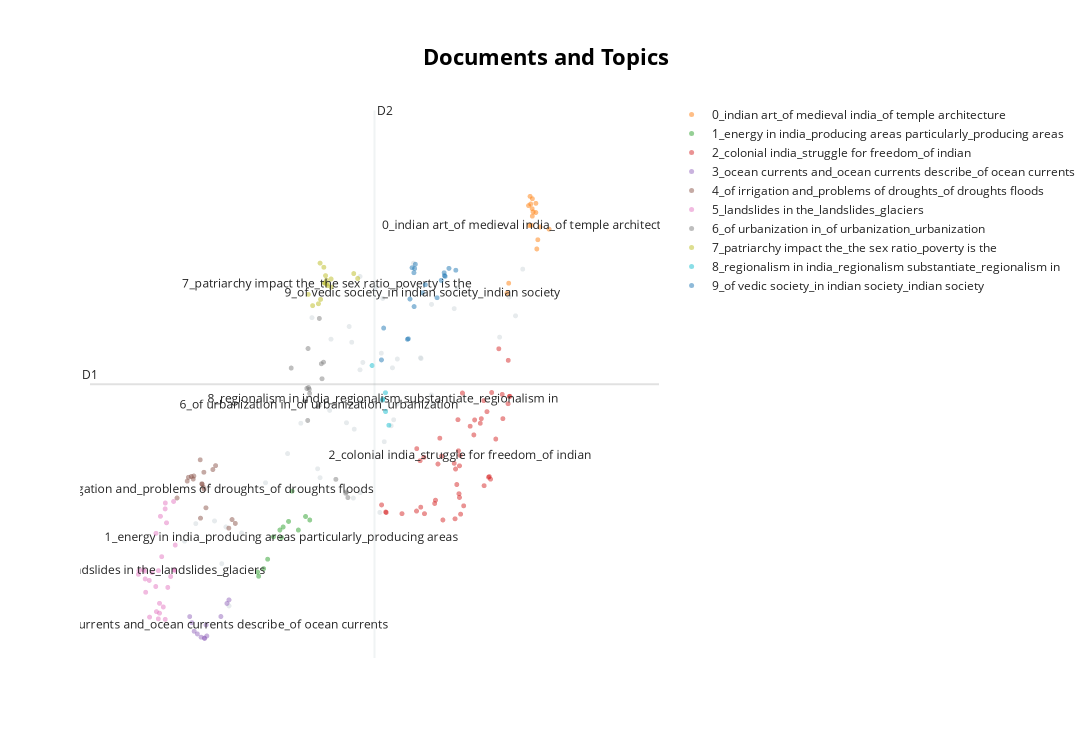

The notebook cell saved with this chart:
### Code cell
model.visualize_documents(questions)

### Figure 1 — Plotly figure (JSON) as saved in the notebook; plotly's stock layout.template omitted (floating-point values rounded to 4 significant figures)
{"data": [{"hoverinfo": "text", "hovertext": ["Discuss the positive and negative effects of globalization on women in India?", "Mention the advantages of the cultivation of pulses because of which the year 2016 was declared as the International Year of Pulses by United Nations.", "From being net food importer in 1960s, India has emerged as a net food exporter to the world. Provide reasons.", "‘Communalism arises either due to power struggle or relative deprivation.’ Argue by giving suitable illustrations.", "Why did human development fail to keep pace with economic development in India?", "COVID-19 pandemic accelerated class inequalities and poverty in India. Comment.", "What are the two major legal initiatives by the State since Independence addressing discrimination against Scheduled Tribes(STs)?", "What is Cryptocurrency? How does it affect global society? Has it been affecting Indian society also?", "Given the diversities among the tribal communities in India, in which specific contexts should they be considered as a single category?", "Krishnadeva Raya, the King of Vijayanagar, was not only an accomplished scholar himself but was also a great patron of learning and literature. Discuss.", "South China Sea has assumed great geopolitical significance in the present context. Comment.", "Growing feeling of regionalism is an important factor in generation of demand for a separate state. Discuss.", "What is the significance of Industrial Corridors in India? Identifying industrial corridors, explain their main characteristics.", "In the context of the diversity of India, can it be said that the regions form cultural units rather than the States? Give reasons with examples for your view point.", "What were the major technological changes introduced during the Sultanate period? How did those technological changes influence the Indian society?", "Evaluate the nature of the Bhakti Literature and its contribution to Indian culture.", "Examine the status of forest resources of India and its resultant impact on climate change.", "Why is India considered as a sub-continent? Elaborate your answer.", "Discuss the consequences of climate change on the food security in tropical countries.", "Distinguish between religiousness/religiosity and communalism giving one example of how the former has got transformed into the latter in independent India.", "Discuss the impact of post-liberal economy on ethnic identity and communalism.", "Child cuddling is now being replaced by mobile phones. Discuss its impact on the socialization of children.", "Discuss the natural resource potentials of ‘Deccan trap’.", "How will the melting of Himalayan glaciers have a far- reaching impact on the water resources of India?", "How can the mountain ecosystem be restored from the negative impact of development initiatives and tourism?", "Trace the rise and growth of socio-religious reform movements with special reference to Young Bengal and Brahmo Samaj.", "Debate the issue whether and how contemporary movements for assertion of Dalit identity work towards annihilation of caste.", "Globalisation is generally said to promote cultural homogenisation but due to this cultural specificities appear to be strengthened in the Indian society.’ Elucidate.", "Why did the Green Revolution in India virtually by-pass the eastern region despite fertile soil and good availability of water?", "Why is India taking keen interest in the Arctic region?", "Discuss whether formation of new states in recent times is beneficial or not for the economy of India.", "Defining blue revolution, explain the problems and strategies for pisciculture development in India.", "Examine the uniqueness of tribal knowledge system when compared with mainstream knowledge and cultural systems.", "Write a critical note on the evolution and significance of the slogan, ‘Jai Jawan, Jai Kisan’.", "Examine the role of ‘Gig Economy’ in the process of empowerment of women in India.", "Assess the main administrative issues and socio-cultural problems in the integration process of Indian Princely States.", "Explain the role of geographical factors towards the development of Ancient India.", "‘Latecomer’ Industrial Revolution in Japan involved certain factors that were markedly different from what West had experienced.” Analyze.", "Taxila university was one of the oldest universities of the world with which were associated a number of renowned learned personalities of different disciplines. Its strategic location caused its fame to flourish, but unlike Nalanda, it is not considered as a university in the modern sense. Discuss.", "The ancient civilization in Indian sub continent differed from those of Egypt , Mesopotamia and Greece in that its culture and traditions have been preserved without breakdown to the present day. Comment", "Why are the tribals in India referred to as 'the Scheduled Tribes? Indicate the major provisions in the Constitution of India for their upliftment.", "Elucidate the relationship between globalization and new technology in a world of scarce resources, with special reference to India.", "To what extent has the urban planning and culture of the Indus Valley Civilization provided inputs to the present day urbanization?\nDiscuss.", "Critically examine the effect of globalization on the aged population in India.", "Discuss the changes in the trends of labour migration within and outside India in the last four decades.", "The Bhakti movement received a remarkable re-orientation with the advent of Sri Chaitanya Mahaprabhu. Discuss.", null], "marker": {"color": "#CFD8DC", "opacity": 0.5, "size": 5}, "mode": "markers+text", "name": "other", "showlegend": false, "type": "scattergl", "x": [10.66, 10.75, 10.88, 11.19, 9.698, 9.92, 12.34, 10.72, 12.1, 13.99, 8.261, 11.55, 10.08, 11.62, 10.77, 13.86, 8.2, 11.53, 7.372, 12.31, 11.34, 10.88, 8.513, 7.597, 7.972, 12.83, 11.95, 11.31, 9.433, 8.117, 11.37, 8.992, 12.09, 12.76, 10.3, 11.5, 10.61, 11.28, 14.14, 11.63, 12.31, 10.03, 10.27, 10.94, 10.88, 13.67, 10.88], "y": [5.163, 3.16, 3.224, 5.619, 4.034, 5.266, 4.257, 4.979, 4.789, 5.287, 1.902, 4.074, 3.399, 4.256, 3.965, 5.508, 2.823, 4.681, 2.657, 5.421, 5.491, 5.747, 2.752, 2.862, 2.893, 5.614, 5.902, 4.851, 3.68, 2.395, 3.818, 3.339, 4.798, 5.372, 5.015, 4.004, 4.039, 2.993, 5.833, 4.783, 4.366, 3.502, 4.184, 4.743, 4.657, 5.039, 4.286]}, {"hoverinfo": "text", "hovertext": ["Discuss the significance of the lion and bull figures in Indian mythology, art and architecture.", "Assess the importance of the accounts of the Chinese and Arab travellers in the reconstruction of the history of India.", "Chola architecture represents a high watermark in the evolution of temple architecture. Discuss", "How do you justify the view that the level of excellence of the Gupta numismatic art is not at all noticeable in later times?", "Early Buddhist Stupa-art, while depicting folk motifs and narratives successfully expounds Buddhist ideals. Elucidate.", "Mesolithic rock cut architecture of India not only reflects the cultural life of the times but also a fine aesthetic sense comparable to modern painting. Critically evaluate this comment.", "Persian literary sources of medieval India reflect the spirit of the age. Comment.", "Safeguarding the Indian art heritage is the need of the moment.", "Indian Philosophy and tradition played a significant role in conceiving and shaping the monuments and their art in India. Discuss.", "Pala period is the most significant phase in the history of Buddhism in India. Enumerate.", "The rock-cut architecture represents one of the most important sources of our knowledge of early Indian art and history. Discuss.", "Gandhara sculpture owed as much to the Romans as to the Greeks. Explain.", "Highlight the Central Asian and Greco Bactrian elements in the Gandhara art.", "Discuss the ‘Tandava’ dance as recorded in early Indian inscriptions.", "Discuss the main contributions of Gupta period and Chola period to Indian heritage and culture\n.", "How will you explain the medieval Indian temple sculptures represent the social life of those days?", null], "marker": {"opacity": 0.5, "size": 5}, "mode": "markers+text", "name": "0_indian art_of medieval india_of temple architecture", "text": ["", "", "", "", "", "", "", "", "", "", "", "", "", "", "", "", "0_indian art_of medieval india_of temple architecture"], "textfont": {"size": 12}, "type": "scattergl", "x": [14.33, 13.82, 14.25, 14.48, 14.4, 14.32, 13.85, 14.66, 14.27, 14.44, 14.33, 14.34, 14.4, 14.28, 14.42, 14.29, 14.31], "y": [6.451, 5.551, 6.574, 6.324, 6.6, 6.538, 5.668, 6.3, 6.34, 6.176, 6.654, 6.5, 6.493, 6.682, 6.068, 6.592, 6.344]}, {"hoverinfo": "text", "hovertext": ["With growing scarcity of fossil fuels, the atomic energy is gaining more and more significance in India. Discuss the availability of raw material required for the generation of atomic energy in India and in the world.", "It is said that India has substantial reserves of shale oil and gas, which can feed the needs of the country for quarter century. However, tapping of the resource does not appear to be high on the agenda. Discuss critically the availability and issues involved.", "Discuss the multi-dimensional implications of uneven distribution of mineral oil in the world.", "Examine the potential of wind energy in India and explain the reasons for their limited spatial spread.", "Account for the present location of iron and steel industries away from the source of raw material, by giving examples.", "Despite India being one of the countries of the Gondwanaland, its mining industry contributes much less to its Gross Domestic Product(GDP) in percentage. Discuss.", "Petroleum refineries are not necessarily located nearer to crude oil producing areas, particularly in many of the developing countries. Explain its implications.", "“Inspite of adverse environmental impact, coal mining is still inevitable for development”.\nDiscuss", "India has immense potential of solar energy though there are regional variations in its developments. Elaborate.", "Account for the change in the spatial pattern of the Iron and Steel industry in the world.", "Describing the distribution of rubber producing countries, indicate the major environmental issues faced by them.", "How does India see its place in the economic space of rising natural resources rich Africa?", null], "marker": {"opacity": 0.5, "size": 5}, "mode": "markers+text", "name": "1_energy in india_producing areas particularly_producing areas", "text": ["", "", "", "", "", "", "", "", "", "", "", "", "1_energy in india_producing areas particularly_producing areas"], "textfont": {"size": 12}, "type": "scattergl", "x": [9.649, 9.034, 8.854, 9.876, 9.344, 9.279, 8.954, 9.151, 9.792, 9.452, 8.832, 9.521, 9.312], "y": [2.787, 2.447, 2.248, 2.904, 2.823, 2.787, 2.337, 2.709, 2.945, 2.888, 2.297, 3.241, 2.701]}, {"hoverinfo": "text", "hovertext": ["What were the major political, economic and social developments in the world which motivated the anti-colonial in India?", "“In many ways, Lord Dalhousie was the founder of modern India.” Elaborate.", "Analyze the circumstances that led to the Tashkent Agreement in 1966. Discuss the highlights of the Agreement.", "Assess the role of British imperial power in complicating the process of transfer of power during the 1940s.", "Many voices had strengthened and enriched the nationalist movement during the Gandhian phase. Elaborate.", "The 1857 uprising was the culmination of the recurrent, big and small local rebellions that had occurred in the preceding hundred years of British rule. Elucidate.", "Examine critically the various facets of economic policies of the British in India from mid-eighteenth century till independence.", "Throw light on the significance of the thoughts of Mahatma Gandhi in the present times.", "Bring out the constructive programmes of Mahatma Gandhi during Non-Cooperation Movement and Civil Disobedience Movement.", "“American Revolution was an economic revolt against mercantilism.” Substantiate.", "Clarify how mid-eighteenth century India was beset with the spectre of a fragmented polity.", "Why did the armies of the British East India Company – mostly comprising of Indian soldiers – win consistently against the more numerous and better equipped armies of the Indian rulers? Give reasons.", "Evaluate the policies of Lord Curzon and their long term implications on the national movements.", "What were the events that led to the Suez Crisis in 1956? How did it deal a final blow to Britain’s self-image as a world power?", "What was the difference between Mahatma Gandhi and Rabindranath Tagore in their approach towards education and nationalism?", "In what ways did the navel mutiny prove to be the last nail in the coffin of British colonial aspirations in India?", "It would have been difficult for the Constituent Assembly to complete its historic task of drafting the Constitution for Independent India in just three years, but its experience gained with the Government of India Act, 1935\n.Discuss.", "The New Economic Policy – 1921 of Lenin had influenced the policies adopted by India soon after independence. Evaluate.", "Whereas the British planters had developed tea gardens all along the Shivaliks and Lesser Himalayas from Assam to Himachal Pradesh, in effect they did not succeed beyond the Darjeeling area. Explain.", "Why indentured labour was taken by the British from India to their colonies? have they been able to preserve their cultural identity over there?", "Critically discuss the objectives of Bhoodan and Gramdan movements initiated by AcharyaVinobhaBhave and their success.", null, "Explain how the foundations of the modern world were laid by the American and French Revolutions.", "Why did the ‘Moderates’ failed to carry conviction with the nation about their proclaimed ideology and political goals by the end of the nineteenth century?", "Examine the linkages between the nineteenth century’s ‘Indian Renaissance’ and the emergence of national identity.", "Mahatma Gandhi and Dr. B R Ambedkar, despite having divergent approaches and strategies, had a common goal of amelioration of the downtrodden. Elucidate.", "” There arose a serious challenge to the Democratic State System between the two World Wars.” Evaluate the statement.", "Examine how the decline of traditional artisanal industry in colonial India crippled the rural economy.", "What problems are germane to the decolonization process in the Malay Peninsula?", "How did the colonial rule affect the tribals in India and what was the tribal response to the colonial oppression?", "The third battle of Panipat was fought in 1761. Why were so many empire-shaking battles fought at Panipat?", "“Africa was chopped into states artificially created by accidents of European competition.” Analyze.", "Discuss the role of women in the freedom struggle especially during the Gandhian phase.", "Why did the industrial revolution first occur in England? Discuss the quality of life of the people there during the industrialization. How does it compare with that in India at present times?", "Though not very useful from the point of view of a connected political history of South India, the Sangam literature portrays the social and economic conditions of its time with remarkable vividness. Comment.", "What policy instruments were deployed to contain the Great Economic Depression?", "The anti-colonial struggles in West Africa were led by the new elite of Western-educated Africans.", "Several foreigners made India their homeland and participated in various movements.\nAnalyze their role in the Indian struggle for freedom.", "Defying the barriers of age, gender and religion, the Indian women became the torchbearer during the struggle for freedom in India. Discuss.", "Critically examine the compulsions which prompted India to play a decisive role in the emergence of Bangladesh.", "To what extent did the role of the moderates prepare a base for the wider freedom movement? Comment.", "Why was there a sudden spurt in famines in colonial India since the mid-eighteenth century? Give reasons.", "Explain how the Uprising of 1857 constitutes an important watershed in the evolution of British policies towards colonial India.", "Highlight the differences in the approach of Subhash Chandra Bose and Mahatma Gandhi in the struggle for freedom.", "To what extend can Germany be held responsible for causing the two World Wars? Discuss critically.", "Discuss the contributions of MaulanaAbulKalam Azad to pre- and post-independent India.", "Highlight the importance of the new objectives that got added to the vision of Indian Independence since the twenties of the last century.", "The political and administrative reorganization of states and territories has been a continuous ongoing process since the mid-nineteenth century. Discuss with examples.", "Since the decade of the 1920s, the national movement acquired various ideological strands and thereby expanded its social base. Discuss."], "marker": {"opacity": 0.5, "size": 5}, "mode": "markers+text", "name": "2_colonial india_struggle for freedom_of indian", "text": ["", "", "", "", "", "", "", "", "", "", "", "", "", "", "", "", "", "", "", "", "", "2_colonial india_struggle for freedom_of indian", "", "", "", "", "", "", "", "", "", "", "", "", "", "", "", "", "", "", "", "", "", "", "", "", "", "", ""], "textfont": {"size": 12}, "type": "scattergl", "x": [12.51, 13.85, 12.86, 12.87, 13.6, 12.87, 12.17, 13.72, 13.87, 12.54, 12.84, 12.01, 13.36, 12.82, 13.74, 12.77, 13.31, 12.39, 11.72, 12.85, 13.66, 12.88, 12.78, 13.47, 13.17, 13.88, 12.95, 11.31, 12.16, 12.48, 12.1, 12.08, 13.51, 11.39, 12.93, 12.37, 12.44, 13.16, 13.36, 13.08, 13.49, 11.41, 12.79, 13.84, 12.89, 13.42, 13.29, 12.02, 13.45], "y": [3.649, 4.768, 3.211, 3.168, 3.849, 3.537, 2.978, 4.371, 4.346, 2.905, 4.075, 3.009, 3.305, 3.318, 4.087, 3.566, 4.087, 3.136, 2.979, 3.712, 4.903, 3.659, 2.918, 3.411, 4.072, 4.349, 3.07, 3.081, 3.637, 3.859, 3.054, 3.596, 4.392, 2.998, 4.386, 3.097, 3.558, 3.898, 4.297, 3.999, 3.381, 2.992, 3.499, 4.262, 2.973, 4.169, 4.033, 3.737, 3.404]}, {"hoverinfo": "text", "hovertext": ["Assess the impact of global warming on the coral life system with examples.", "How are the fjords formed? Why do they constitute some of the most picturesque areas of the world?", "Mention the significance of straits and isthmus in international trade.", "How do ocean currents and water masses differ in their impacts on marine life and coastal environment? Give suitable examples.", "What are the economic significances of discovery of oil in Arctic Sea and its possible environemental consequences?", "Critically evaluate the various resources of the oceans which can be harnessed to meet the resource crisis in the world.", "Account for variations in oceanic salinity and discuss its multi-dimensional effects.", "What are the forces that influence ocean currents? Describe their role in fishing industry of the world.", "Explain the factors responsible for the origin of ocean currents. How do they influence regional climates, fishing and navigation?", "What are the consequences of spreading of ‘Dead Zones’ on marine ecosystem?", "Discuss the causes of depletion of mangroves and explain their importance in maintaining coastal ecology.", null], "marker": {"opacity": 0.5, "size": 5}, "mode": "markers+text", "name": "3_ocean currents and_ocean currents describe_of ocean currents", "text": ["", "", "", "", "", "", "", "", "", "", "", "3_ocean currents and_ocean currents describe_of ocean currents"], "textfont": {"size": 12}, "type": "scattergl", "x": [7.768, 7.476, 8.22, 7.628, 8.26, 8.099, 7.774, 7.519, 7.564, 7.818, 7.703, 7.803], "y": [1.526, 1.777, 1.931, 1.575, 1.972, 1.778, 1.523, 1.706, 1.606, 1.551, 1.537, 1.68]}, {"hoverinfo": "text", "hovertext": ["Major cities of India are becoming more vulnerable to flood conditions. Discuss.", "Why is the world today confronted with a crisis of availability of and access to freshwater resources?", "The interlinking of rivers can provide viable solutions to the multi-dimensional inter-related problems of droughts, floods and interrupted navigation. Critically examine.", "In what way micro-watershed development projects help in water conservation in\ndrought-prone and semi-arid regions of India?", "Comment on the resource potentials of the long coastline of India and highlight the status of natural hazard preparedness in these areas.", "Identify and discuss the factors responsible for diversity of natural vegetation in India. Assess the significance of wildlife sanctuaries in rain forests regions of India.", "what are the environmental implications of the reclamation of the water bodies into urban land use? Explain with examples.", "Why is Indian Regional Navigational Satellite System (IRNSS) needed? How does it help in navigation?", "Discuss the meaning of colour-coded weather warnings for cyclone prone areas given by India Meteorological department.", "Present an account of the Indus Water Treaty and examine its ecological, economic and political implications in the context of changing bilateral relations.", "Account for the huge flooding of million cities in India including the smart ones like Hyderabad and Pune. Suggest lasting remedial measures.", "The states of Jammu and Kashmir, Himachal Pradesh and Uttarakhand are reaching the limits of ecological carrying capacity due to tourism. Critically evaluate.", "“The ideal solution of depleting ground water resources in India is water harvesting system.” How can it be made effective in urban areas?", "India is well endowed with fresh water resources. Critically examine why it still suffers from water scarcity.", "Enumerate the problems and prospects of inland water transport in India.", "In what way can floods be converted into a sustainable source of irrigation and all-weather inland navigation in India?", "The effective management of land and water resources will drastically reduce the human miseries. Explain.", "What is water stress? How and why does it differ regionally in India?", null], "marker": {"opacity": 0.5, "size": 5}, "mode": "markers+text", "name": "4_of irrigation and_problems of droughts_of droughts floods", "text": ["", "", "", "", "", "", "", "", "", "", "", "", "", "", "", "", "", "", "4_of irrigation and_problems of droughts_of droughts floods"], "textfont": {"size": 12}, "type": "scattergl", "x": [7.426, 7.746, 7.508, 7.558, 8.257, 8.387, 7.994, 7.691, 7.223, 7.8, 7.686, 8.322, 7.759, 7.723, 7.719, 7.451, 7.939, 7.546, 7.763], "y": [3.359, 3.289, 3.412, 3.418, 2.809, 2.865, 3.539, 2.926, 3.162, 3.047, 3.607, 2.91, 3.462, 3.323, 3.328, 3.403, 3.493, 3.383, 3.263]}, {"hoverinfo": "text", "hovertext": ["What do you understand by the theory of continental drift? Discuss the prominent evidences in its support.", "Discuss the concept of air mass and explain its role in macro-climatic changes.", "Define mantle plume and explain its role in plate tectonics.", "The recent cyclone on the east coast of India was called ‘Phailin’. How are the tropical cyclones named across the world? Elaborate.", "Bring out the causes for more frequent occurrence of landslides in the Himalayas than in the Western Ghats.", "\"The Himalayas are highly prone to landslides.\" Discuss the causes and suggest suitable measures of mitigation.", "Tropical cyclones are largely confined to South China Sea, Bay of Bengal and Gulf of Mexico. Why?", "Discuss the geophysical characteristics of Circum- Pacific Zone.", "Differentiate the causes of landslides in the Himalayan region and Western Ghats.", "Why is the South-West monsoon called ‘Purvaiya’ (easterly) in Bhojpur Region? How has this directional seasonal wind system influenced the cultural ethos of the region?", "How far do you agree that the behaviour of the Indian monsoon has been changing due to humanizing landscape? Discuss.", "Why are the world’s fold mountain systems located along the margins of continents? Bring out the association between the global distribution of fold mountains and the earthquakes and volcanoes.", "The process of desertification does not have climate boundaries. Justify with examples.", "Mention the global occurrence of volcanic eruptions in 2021 and their impact on regional environment.", "Bring out the causes for the formation of heat islands in the urban habitat of the world.", "Most of the unusual climatic happenings are explained as an outcome of the El-Nino effect. Do you agree?", "Major hot deserts in northern hemisphere are located between 20-30 deg N latitudes and on the western sides of the continents. Why?", "Bring out the relationship between the shrinking Himalayan glaciers and the symptoms of climate change in the Indian sub-continent.", "Describe the characteristics and types of primary rocks.", "What characteristics can be assigned to monsoon climate that succeeds in feeding more than 50 percent of the world population residing in Monsoon Asia?", "How do the melting of the Arctic ice and glaciers of the Antarctic differently affect the weather patterns and human activities on the Earth? Explain.", "There is no formation of deltas by rivers on the Western Ghats. Why?", "Troposphere is a very significant atmospheric layer that determines weather processes.\nHow?", "Explain the formation of thousands of islands in Indonesian and Philipines archipelagos.", "How does the cryosphere affect global climate?", "How does the Juno Mission of NASA help to understand the origin and evolution of the Earth?", "Briefly mention the alignment of major mountain ranges of the world and explain their impact on local weather conditions, with examples.", "What do you understand by the phenomenon of ‘temperature inversion’ in meteorology? How does it affect weather and the habitants of the place?", null], "marker": {"opacity": 0.5, "size": 5}, "mode": "markers+text", "name": "5_landslides in the_landslides_glaciers", "text": ["", "", "", "", "", "", "", "", "", "", "", "", "", "", "", "", "", "", "", "", "", "", "", "", "", "", "", "", "5_landslides in the_landslides_glaciers"], "textfont": {"size": 12}, "type": "scattergl", "x": [6.986, 6.585, 6.871, 7.154, 7.095, 7.166, 7.012, 6.81, 7.174, 6.988, 6.985, 6.948, 6.667, 6.872, 6.595, 6.802, 6.573, 6.916, 7.037, 6.89, 6.722, 7.186, 6.449, 6.848, 6.545, 6.674, 6.796, 6.46, 6.85], "y": [1.745, 2.217, 1.817, 3.121, 2.245, 2.324, 2.872, 1.835, 2.317, 3.103, 3.034, 1.889, 2.199, 1.932, 2.061, 2.749, 2.307, 2.476, 2.118, 2.947, 2.292, 2.612, 2.271, 1.751, 2.324, 1.771, 2.128, 2.313, 2.313]}, {"hoverinfo": "text", "hovertext": ["Mention core strategies for the transformation of aspirational districts in India and explain the nature of convergence, collaboration and competition for its success.", "“The growth of cities as I.T. hubs has opened up new avenues of employment, but has also created new problems”. Substantiate this statement with examples", "With a brief background of quality of urban life in India, introduce the objectives and strategy of the 'Smart City Programme'.", "Discuss the main objectives of Population Education and point out the measures to achieve them in India in detail.", "Bring out the socio-economic effects of the introduction of railways in different countries of the world", "Do you agree that there is a growing trend of opening new sugar mills in southern states of India? Discuss with justification.", "Analyze the factors for the highly decentralized cotton textile industry in India.", "How is the growth of Tier 2 cities related to the rise of a new middle class with an emphasis on the culture of consumption?", "Discuss the various social problems which originated out of the speedy process of urbanization in India.", "Does urbanization lead to more segregation and/or marginalization of the poor in Indian metropolises?", "How have digital initiatives in India contributed to the functioning of the education system in the country? Elaborate your answer.", "Can the strategy of regional resource-based manufacturing help in promoting employment in India?", "Smart cities in India cannot sustain without smart vilages. Discuss this statement in the backdrop of rural urban integration.", "Discuss the factors for localisation of agro-based food processing industries of North-West India.", "How is efficient and affordable urban mass transport key to the rapid economic development in India?", "What are the main socio-economic implications arising out of the development of IT industries in major cities of India?", "Mumbai, Delhi and Kolkata are the three Mega cities of the country but the air pollution is much more serious probelm in Delhi as compared to the other two. Why is this so?", null], "marker": {"opacity": 0.5, "size": 5}, "mode": "markers+text", "name": "6_of urbanization in_of urbanization_urbanization", "text": ["", "", "", "", "", "", "", "", "", "", "", "", "", "", "", "", "", "6_of urbanization in_of urbanization_urbanization"], "textfont": {"size": 12}, "type": "scattergl", "x": [10.15, 9.874, 9.867, 10.07, 9.835, 10.6, 10.61, 9.817, 10.04, 9.842, 10.11, 10.4, 9.851, 10.64, 9.771, 10.12, 9.505, 10.06], "y": [4.747, 4.382, 4.43, 5.257, 4.067, 3.216, 3.232, 4.44, 4.227, 4.906, 4.728, 3.379, 4.451, 3.166, 4.294, 4.553, 4.678, 4.244]}, {"hoverinfo": "text", "hovertext": ["“Empowering women is the key to control population growth.” Discuss.", "How does patriarchy impact the position of a middle class working woman in India?", "Why do some of the most prosperous regions of India have an adverse sex ratio for women? Give your arguments.", "‘Women’s movement in India has not addressed the issues of women of lower social strata.’ Substantiate your view.", "\"An essential condition to eradicate poverty is to liberate the poor from the process of deprivation.\" Substantiate this statement with suitable examples.", "“Male membership needs to be encouraged in order to make women’s organization free from gender bias.” Comment.", "The women’s questions arose in modern India as a part of the 19th century social reform movement. What are the major issues and debates concerning women in that period?", "How do you explain the statistics that show that the sex ratio in Tribes in India is more favourable to women than the sex ratio among Scheduled Castes?", "The life cycle of a joint family depends on economic factors rather than social values. Discuss.", "Critically examine whether growing population is the cause of poverty OR poverty is the mains cause of population increase in India.", "‘Despite implementation of various programmes for eradication of poverty by the government in India, poverty is still existing’. Explain by giving reasons.", "Explore and evaluate the impact of ‘Work From Home’ on family relationships.", "What are the continued challenges for women in India against time and space?", "Discuss the various economic and\nsocio-cultural forces that are driving increasing feminization of agriculture in India.", "Explain why suicide among young women is increasing in Indian Society.", null], "marker": {"opacity": 0.5, "size": 5}, "mode": "markers+text", "name": "7_patriarchy impact the_the sex ratio_poverty is the", "text": ["", "", "", "", "", "", "", "", "", "", "", "", "", "", "", "7_patriarchy impact the_the sex ratio_poverty is the"], "textfont": {"size": 12}, "type": "scattergl", "x": [10.09, 10.21, 10.17, 10.3, 9.848, 10.3, 10.08, 10.19, 10.83, 10.05, 9.934, 10.76, 10.16, 10.23, 10.17, 10.22], "y": [5.479, 5.704, 5.669, 5.718, 5.538, 5.623, 5.903, 5.757, 5.723, 5.428, 5.407, 5.781, 5.854, 5.639, 5.671, 5.66]}, {"hoverinfo": "text", "hovertext": ["To what extent globalization has influenced the core of cultural diversity in India? Explain.", "Do you agree that regionalism in India appears to be a consequence of rising cultural assertiveness? Argue.", "Do we have cultural pockets of small India all over the nation? Elaborate with examples.", "What is the basis of regionalism? Is it that unequal distribution of benefits of development on regional basis eventually promotes regionalism? Substantiate your answer.", "Has the formation of linguistic States strengthened the cause of Indian Unity?", null], "marker": {"opacity": 0.5, "size": 5}, "mode": "markers+text", "name": "8_regionalism in india_regionalism substantiate_regionalism in", "text": ["", "", "", "", "", "8_regionalism in india_regionalism substantiate_regionalism in"], "textfont": {"size": 12}, "type": "scattergl", "x": [11.12, 11.33, 11.39, 11.39, 11.46, 11.34], "y": [4.707, 4.304, 4.39, 4.17, 4.011, 4.316]}, {"hoverinfo": "text", "hovertext": ["Why is caste identity in India both fluid and static?", "How do the Indian debates on secularism differ from the debates in the West?", "Sufis and medieval saints failed to modify either the religious ideas and practices or the outward structure of Hindu/ Muslim societies to any appreciable extent. Comment.", "Customs and traditions suppress reason leading to obscurantism. Do you agree?", "What are the main features of Vedic society and religion? Do you think some of the features are still prevailing in Indian society?", "Analyze the salience of ‘sect’ in Indian society vis-a-vis caste, region and religion.", "Describe any four cultural elements of diversity in India and rate their relative significance in building a national identity.", "How the Indian concept of secularism different from the western model of secularism?\nDiscuss.", "Are we losing our local identity for the global identity? Discuss.", "“Caste system is assuming new identities and associational forms. Hence, caste system cannot be eradicated in India.”", "Has caste lost its relevance in understanding the multi- cultural Indian Society? Elaborate your answer with illustrations.", "The spirit of tolerance and love is not only an interesting feature of Indian society from very early times, but it is also playing an important part at the present. Elaborate.", "Is diversity and pluralism in India under threat due to globalisation? Justify your answer.", "Do you think marriage as a sacrament in loosing its value in Modern India?", "How does Indian society maintain continuity in traditional social values? Enumerate the changes taking place in it.", "What are the challenges to our cultural practices in the name of secularism?", "Are tolerance, assimilation and pluralism the key elements in the making of an Indian form of secularism? Justify your answer.", "What makes the Indian society unique in sustaining its culture? Discuss.", null], "marker": {"opacity": 0.5, "size": 5}, "mode": "markers+text", "name": "9_of vedic society_in indian society_indian society", "text": ["", "", "", "", "", "", "", "", "", "", "", "", "", "", "", "", "", "", "9_of vedic society_in indian society_indian society"], "textfont": {"size": 12}, "type": "scattergl", "x": [11.97, 12.5, 12.8, 12.66, 11.96, 12.19, 11.85, 12.58, 11.35, 11.99, 11.92, 12.42, 11.31, 11.96, 11.88, 12.56, 12.57, 11.83, 12.13], "y": [5.839, 5.701, 5.82, 5.841, 5.395, 5.651, 5.02, 5.748, 5.144, 5.89, 5.849, 5.499, 4.773, 5.791, 5.484, 5.79, 5.757, 5.013, 5.556]}], "layout": {"annotations": [{"showarrow": false, "text": "D1", "x": 5.481, "y": 4.489, "yshift": 10}, {"showarrow": false, "text": "D2", "x": 11.17, "xshift": 10, "y": 7.684}], "height": 750, "shapes": [{"line": {"color": "#CFD8DC", "width": 2}, "type": "line", "x0": 11.17, "x1": 11.17, "y0": 1.294, "y1": 7.684}, {"line": {"color": "#9E9E9E", "width": 2}, "type": "line", "x0": 5.481, "x1": 16.86, "y0": 4.489, "y1": 4.489}], "title": {"font": {"color": "Black", "size": 22}, "text": "<b>Documents and Topics</b>", "x": 0.5, "xanchor": "center", "yanchor": "top"}, "width": 1200, "xaxis": {"visible": false}, "yaxis": {"visible": false}}}
